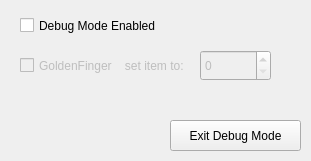
<?xml version="1.0" encoding="UTF-8"?>
<ui version="4.0">
 <class>DebugWindow</class>
 <widget class="QWidget" name="DebugWindow">
  <property name="geometry">
   <rect>
    <x>0</x>
    <y>0</y>
    <width>311</width>
    <height>161</height>
   </rect>
  </property>
  <property name="windowTitle">
   <string>Debug</string>
  </property>
  <widget class="QSpinBox" name="SBItemNum">
   <property name="enabled">
    <bool>false</bool>
   </property>
   <property name="geometry">
    <rect>
     <x>200</x>
     <y>50</y>
     <width>71</width>
     <height>31</height>
    </rect>
   </property>
   <property name="focusPolicy">
    <enum>Qt::FocusPolicy::StrongFocus</enum>
   </property>
   <property name="keyboardTracking">
    <bool>false</bool>
   </property>
   <property name="maximum">
    <number>10</number>
   </property>
  </widget>
  <widget class="QPushButton" name="BtnExitDebug">
   <property name="geometry">
    <rect>
     <x>170</x>
     <y>120</y>
     <width>131</width>
     <height>31</height>
    </rect>
   </property>
   <property name="text">
    <string>Exit Debug Mode</string>
   </property>
  </widget>
  <widget class="QCheckBox" name="CBGoldenFinger">
   <property name="enabled">
    <bool>false</bool>
   </property>
   <property name="geometry">
    <rect>
     <x>20</x>
     <y>50</y>
     <width>181</width>
     <height>31</height>
    </rect>
   </property>
   <property name="text">
    <string>GoldenFinger    set item to:</string>
   </property>
  </widget>
  <widget class="QCheckBox" name="CBEnabled">
   <property name="geometry">
    <rect>
     <x>20</x>
     <y>10</y>
     <width>211</width>
     <height>31</height>
    </rect>
   </property>
   <property name="text">
    <string>Debug Mode Enabled</string>
   </property>
  </widget>
 </widget>
 <resources/>
 <connections/>
</ui>
